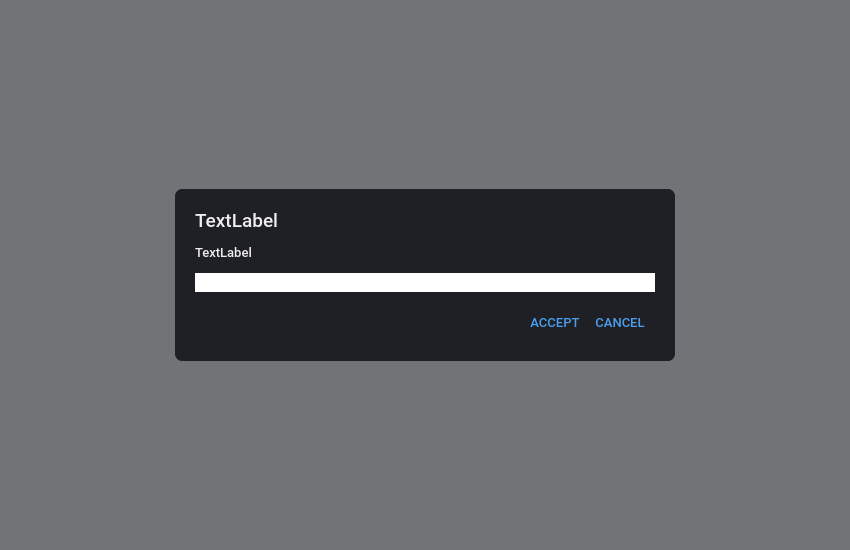
<?xml version="1.0" encoding="UTF-8"?>
<ui version="4.0">
 <class>InputDialog</class>
 <widget class="QWidget" name="InputDialog">
  <property name="geometry">
   <rect>
    <x>0</x>
    <y>0</y>
    <width>850</width>
    <height>550</height>
   </rect>
  </property>
  <property name="windowTitle">
   <string>Form</string>
  </property>
  <property name="styleSheet">
   <string notr="true">border: none;</string>
  </property>
  <layout class="QHBoxLayout" name="horizontalLayout">
   <property name="spacing">
    <number>0</number>
   </property>
   <property name="leftMargin">
    <number>0</number>
   </property>
   <property name="topMargin">
    <number>0</number>
   </property>
   <property name="rightMargin">
    <number>0</number>
   </property>
   <property name="bottomMargin">
    <number>0</number>
   </property>
   <item>
    <widget class="QFrame" name="background">
     <property name="styleSheet">
      <string notr="true">QFrame#background{
background-color: #991E2025;
}</string>
     </property>
     <property name="frameShape">
      <enum>QFrame::StyledPanel</enum>
     </property>
     <property name="frameShadow">
      <enum>QFrame::Raised</enum>
     </property>
     <layout class="QHBoxLayout" name="horizontalLayout_2">
      <item alignment="Qt::AlignHCenter|Qt::AlignVCenter">
       <widget class="QFrame" name="dialogBackground">
        <property name="minimumSize">
         <size>
          <width>500</width>
          <height>100</height>
         </size>
        </property>
        <property name="styleSheet">
         <string notr="true">QFrame#dialogBackground{
background-color: #1E2025;
border-radius: 7px;
}
QLabel{
color: #eeeeee;
}</string>
        </property>
        <property name="frameShape">
         <enum>QFrame::StyledPanel</enum>
        </property>
        <property name="frameShadow">
         <enum>QFrame::Raised</enum>
        </property>
        <layout class="QVBoxLayout" name="verticalLayout">
         <property name="spacing">
          <number>12</number>
         </property>
         <property name="leftMargin">
          <number>20</number>
         </property>
         <property name="topMargin">
          <number>20</number>
         </property>
         <property name="rightMargin">
          <number>20</number>
         </property>
         <property name="bottomMargin">
          <number>20</number>
         </property>
         <item>
          <widget class="QLabel" name="title">
           <property name="font">
            <font>
             <family>Roboto Medium</family>
             <pointsize>14</pointsize>
            </font>
           </property>
           <property name="text">
            <string>TextLabel</string>
           </property>
          </widget>
         </item>
         <item>
          <widget class="QLabel" name="content">
           <property name="font">
            <font>
             <family>Roboto Medium</family>
             <pointsize>10</pointsize>
            </font>
           </property>
           <property name="text">
            <string>TextLabel</string>
           </property>
           <property name="scaledContents">
            <bool>false</bool>
           </property>
          </widget>
         </item>
         <item>
          <widget class="QFrame" name="contentFrame">
           <property name="frameShape">
            <enum>QFrame::StyledPanel</enum>
           </property>
           <property name="frameShadow">
            <enum>QFrame::Raised</enum>
           </property>
           <layout class="QVBoxLayout" name="verticalLayout_2">
            <property name="spacing">
             <number>0</number>
            </property>
            <property name="leftMargin">
             <number>0</number>
            </property>
            <property name="topMargin">
             <number>0</number>
            </property>
            <property name="rightMargin">
             <number>0</number>
            </property>
            <property name="bottomMargin">
             <number>0</number>
            </property>
            <item>
             <widget class="QLineEdit" name="input">
              <property name="font">
               <font>
                <family>Roboto Medium</family>
                <pointsize>10</pointsize>
               </font>
              </property>
              <property name="text">
               <string/>
              </property>
              <property name="maxLength">
               <number>64</number>
              </property>
             </widget>
            </item>
           </layout>
          </widget>
         </item>
         <item alignment="Qt::AlignRight">
          <widget class="QFrame" name="buttons">
           <property name="styleSheet">
            <string notr="true">QPushButton{
color: #4A9CEC
}</string>
           </property>
           <property name="frameShape">
            <enum>QFrame::StyledPanel</enum>
           </property>
           <property name="frameShadow">
            <enum>QFrame::Raised</enum>
           </property>
           <layout class="QHBoxLayout" name="horizontalLayout_3">
            <property name="spacing">
             <number>15</number>
            </property>
            <property name="leftMargin">
             <number>0</number>
            </property>
            <property name="topMargin">
             <number>10</number>
            </property>
            <property name="rightMargin">
             <number>10</number>
            </property>
            <property name="bottomMargin">
             <number>10</number>
            </property>
            <item>
             <widget class="QPushButton" name="accept">
              <property name="font">
               <font>
                <family>Roboto Medium</family>
                <pointsize>10</pointsize>
               </font>
              </property>
              <property name="cursor">
               <cursorShape>PointingHandCursor</cursorShape>
              </property>
              <property name="text">
               <string>ACCEPT</string>
              </property>
             </widget>
            </item>
            <item>
             <widget class="QPushButton" name="cancel">
              <property name="font">
               <font>
                <family>Roboto Medium</family>
                <pointsize>10</pointsize>
               </font>
              </property>
              <property name="cursor">
               <cursorShape>PointingHandCursor</cursorShape>
              </property>
              <property name="text">
               <string>CANCEL</string>
              </property>
             </widget>
            </item>
           </layout>
          </widget>
         </item>
        </layout>
       </widget>
      </item>
     </layout>
    </widget>
   </item>
  </layout>
 </widget>
 <resources/>
 <connections/>
</ui>
